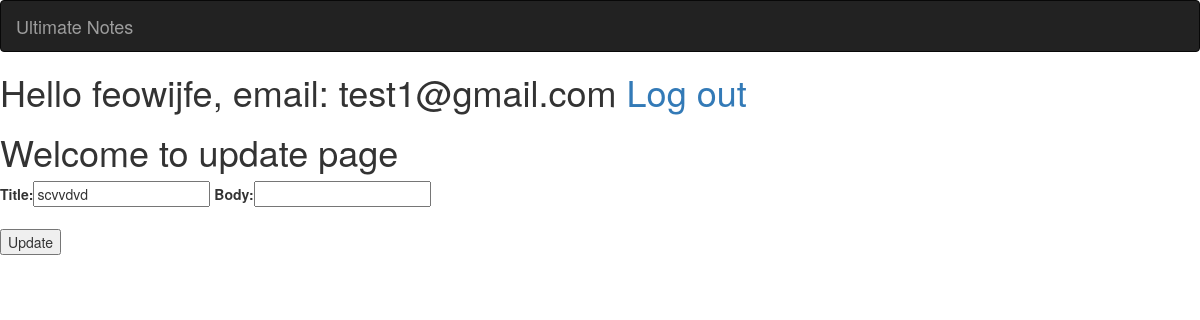
The page /update/8 (signed in) on the database its author committed.
### account/models.py (models this page shows, shortened)
class Account(AbstractBaseUser):
	email 					= models.EmailField(verbose_name="email", max_length=60, unique=True)
	username 				= models.CharField(max_length=30, unique=True)
	date_joined				= models.DateTimeField(verbose_name='date joined', auto_now_add=True)
	last_login				= models.DateTimeField(verbose_name='last login', auto_now=True)
	is_admin				= models.BooleanField(default=False)
	is_active				= models.BooleanField(default=True)
	is_staff				= models.BooleanField(default=False)
	is_superuser			= models.BooleanField(default=False)
	USERNAME_FIELD = 'email'
	REQUIRED_FIELDS = ['username']
	objects = MyAccountManager()

### notes_app/models.py (models this page shows, shortened)
class Task(models.Model):
	title = models.CharField(max_length = 250)
	body = models.TextField(default = "")
	complete = models.BooleanField(default = False)
	created = models.DateTimeField(auto_now_add = True)
	author = models.ForeignKey(AUTH_USER_MODEL, on_delete = models.CASCADE,  null = True, blank = True)

### notes_app/views.py (the view)
# urls.py: path('update/<str:pk>', views.update, name = "task_update"),
def update(request, pk):
	context = {}
	if request.user == Task.objects.get(id = pk).author:
		if request.method == 'POST':
			task = Task.objects.get(id = pk)
			form = TaskForm(request.POST,instance = task)
			if form.is_valid():
				form.save()
			return redirect(reverse("index"))
		task = Task.objects.get(id = pk)
		form = TaskForm(instance = task)
		context["task"] = task
		context["form"] = form
	return render(request, 'notes_app/task_update.html', context)

### notes_app/forms.py
class TaskForm(forms.ModelForm):
	body = forms.CharField(required = False)
	class Meta:
		model = Task
		fields = ['title']
		exclude = ['author']

### notes_app/templates/notes_app/task_update.html (shortened to what this page needs)
{% extends 'notes_app/base.html' %}
{% block content %}
<h1>
Welcome to update page
</h1>
<form action = "" method = "POST">
	{{ form }}
	<br><br>
	<input type = "submit" value = "Update">
</form>
{% endblock content %}

### notes_app/templates/notes_app/base.html (shortened to what this page needs)
<!DOCTYPE html>
<html lang = "en">
<html>
<head>
<link rel="stylesheet" href="https://maxcdn.bootstrapcdn.com/bootstrap/3.4.1/css/bootstrap.min.css">
  </head>
</head>
<body>
	<nav class="navbar navbar-inverse">
  		<div class="container-fluid">
    		<div class="navbar-header">
      			<a class="navbar-brand" href="{% url 'index' %}">Ultimate Notes</a>
    		</div>
  		</div>
	</nav>
{% if request.user.is_authenticated %}
	<h1>Hello {{ user.username }}, email: {{ user.email }} <a href = "{% url 'logout' %}">Log out</a></h1>
{% else %}
	<h2>you're not logged in. <a href = "{% url 'login' %}">Login</a></h2>
{% endif %}
{% block content %}{% endblock content %}
</body>

### rows shown on the page
Account: username "feowijfe", email "test1@gmail.com"
Task: title "scvvdvd"
